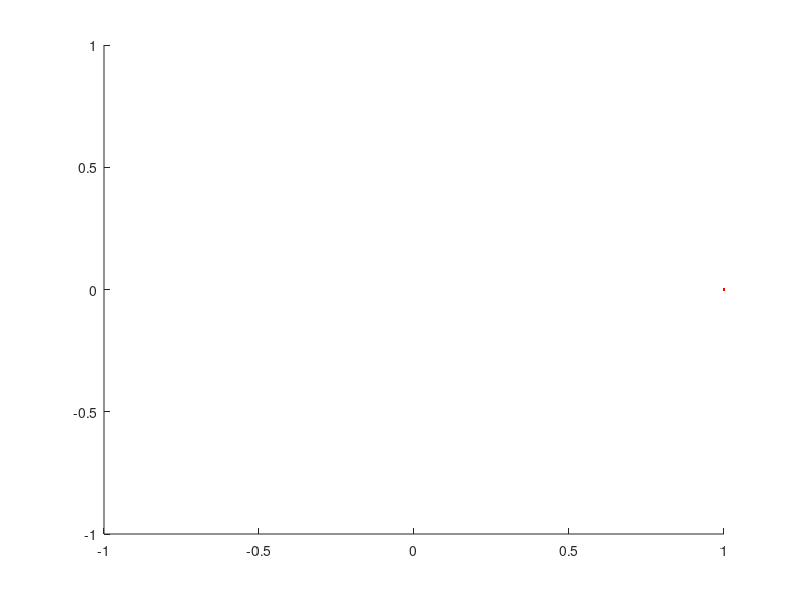

Recreate this plot in MATLAB. (Note: this script raises an error after producing the figure.)
function rksoustava

%demonstrace metody Runge-Kuta ctvrteho radu pro reseni soustavy dvou rovnic druheho radu

%problem dvou teles

T=20; % budeme integrovat 20 sekund
h=0.01; % pouzijeme krok h, vsimnete si ze je relativne veliky v porovnani s Eulerovou metodou

%u=[x  dx   y  dy ]
u =[1  -0.3 0 0.3 ]; % pocatecni podminky
axis([-1 1 -1 1]);
f=inline('[w(2),-w(1)*(w(1)^2 + w(3)^2)^(-3/2),w(4), -w(3)*(w(1)^2 + w(3)^2)^(-3/2)]','w'); % definice funkce f, plati ze u'=f(t,u)

pocetKroku=T/h; % celkovy pocet kroku

for i=0:pocetKroku
   r=(u(1)^2+u(3)^2)^(1/2);
   h=1e-1*r^2
   
   t=i/pocetKroku*T; % spocteme cas odpovidajici kroku
   pause(0.01);
   
   hold on;
   plot(u(1),u(3),'r.'); % zobrazime aktualni polohu
   hold off;
   
   % zacina vlastni krok runge-kuta
   k1 = f(u);
   k2 = f(u+h/2*k1);
   k3 = f(u+h/2*k2);
   k4 = f(u+h*k3);
   u=u+h/6*(k1+2*k2+2*k3+k4);
   
end;

end
